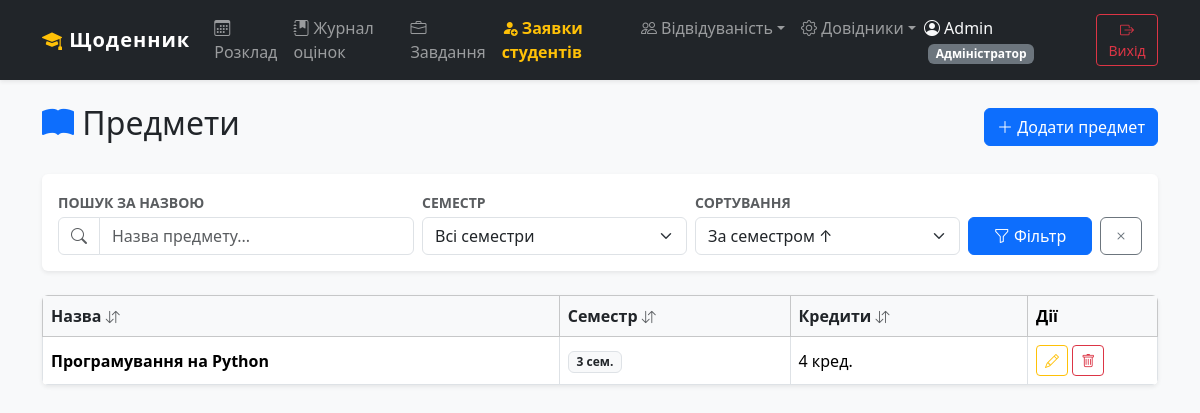
Before: /education/subjects/ (signed in) with the older database file.
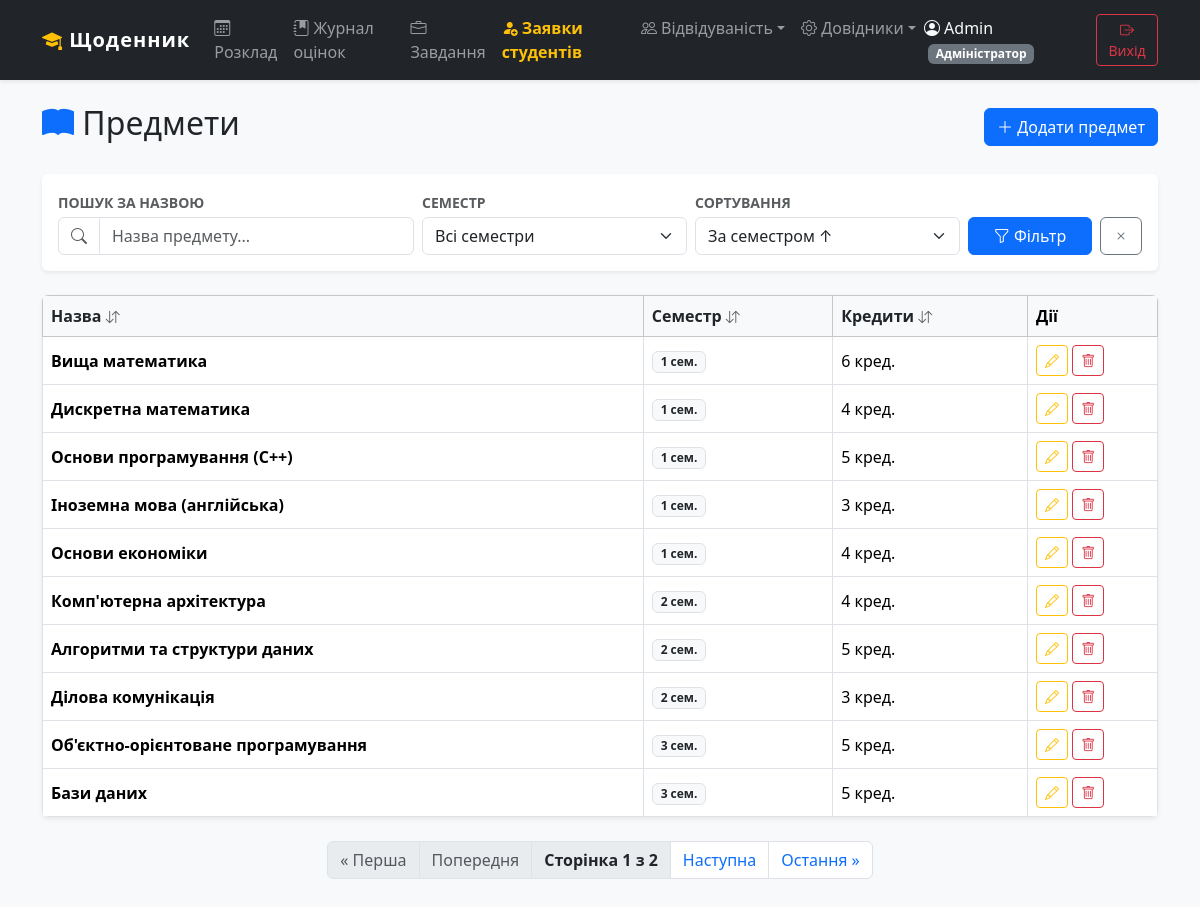
After: the same page with the newer database file.
### accounts/models.py (models this page shows, shortened)
class User(AbstractUser):
    ROLE_CHOICES = (
        ('admin', 'Адміністратор'),
        ('teacher', 'Викладач'),
        ('student', 'Студент'),
    )
    role = models.CharField(max_length=10, choices=ROLE_CHOICES, default='student', verbose_name='Роль')
    photo = models.ImageField(upload_to='avatars/', default='avatars/default.png', verbose_name='Фото профілю', blank=True, null=True)

### subjects/models.py (models this page shows, shortened)
class Subject(models.Model):
    name = models.CharField(max_length=150, verbose_name='Назва предмета')
    credits = models.PositiveIntegerField(verbose_name='Кредити (ECTS)')
    semester = models.PositiveIntegerField(verbose_name='Семестр')
    description = models.TextField(blank=True, null=True, verbose_name='Опис')
    class Meta:
        verbose_name = 'Предмет'
        verbose_name_plural = 'Предмети'
        ordering = ['semester', 'name']

### subjects/views.py (the view)
# urls.py: path('subjects/', views.SubjectListView.as_view(), name='subject_list'),
class SubjectListView(LoginRequiredMixin, ListView):
    model = Subject
    template_name = 'subjects/subject_list.html'
    context_object_name = 'subjects'
    paginate_by = 10
    def get_queryset(self):
        qs = Subject.objects.all()
        q = self.request.GET.get('q', '').strip()
        if q:
            qs = qs.filter(name__icontains=q)
        semester = self.request.GET.get('semester', '').strip()
        if semester:
            qs = qs.filter(semester=semester)
        ordering = self.request.GET.get('ordering', 'semester')
        allowed  = ['semester', '-semester', 'name', '-name', 'credits', '-credits']
        if ordering in allowed:
            qs = qs.order_by(ordering)
        return qs
    def get_context_data(self, **kwargs):
        context = super().get_context_data(**kwargs)
        context['q']        = self.request.GET.get('q', '')
        context['semester'] = self.request.GET.get('semester', '')
        context['ordering'] = self.request.GET.get('ordering', 'semester')
        context['semesters'] = Subject.objects.values_list(
            'semester', flat=True
        ).distinct().order_by('semester')
        return context

### subjects/templatetags/query_tags.py (called while the page is built)
@register.simple_tag(takes_context=True)
def url_replace(context, **kwargs):
    query = context['request'].GET.copy()
    for key, value in kwargs.items():
        query[key] = value
    return query.urlencode()

### templates/subjects/subject_list.html (shortened to what this page needs)
{% extends 'base.html' %}
{% load query_tags %}
{% block content %}
<div class="d-flex justify-content-between align-items-center mt-2 mb-4">
    <h2><i class="bi bi-book-fill text-primary"></i> Предмети</h2>
    {% if user.role == 'teacher' or user.role == 'admin' or user.is_superuser %}
        <a href="{% url 'subject_add' %}" class="btn btn-primary">
            <i class="bi bi-plus-lg"></i> Додати предмет
        </a>
    {% endif %}
</div>
<div class="card shadow-sm border-0 mb-4">
    <div class="card-body py-3">
        <form method="get" class="row g-2 align-items-end">
            <div class="col-md-4">
                <label class="form-label small fw-semibold text-muted mb-1">ПОШУК ЗА НАЗВОЮ</label>
                <div class="input-group">
                    <span class="input-group-text bg-white"><i class="bi bi-search text-muted"></i></span>
                    <input type="text" name="q" value="{{ q }}"
                           class="form-control" placeholder="Назва предмету...">
                </div>
            </div>
            <div class="col-md-3">
                <label class="form-label small fw-semibold text-muted mb-1">СЕМЕСТР</label>
                <select name="semester" class="form-select">
                    <option value="">Всі семестри</option>
                </select>
            </div>
            <div class="col-md-3">
                <label class="form-label small fw-semibold text-muted mb-1">СОРТУВАННЯ</label>
                <select name="ordering" class="form-select">
                    <option value="semester"  {% if ordering == 'semester'  %}selected{% endif %}>За семестром ↑</option>
                </select>
            </div>
            <div class="col-md-2 d-flex gap-2">
                <button type="submit" class="btn btn-primary w-100">
                    <i class="bi bi-funnel"></i> Фільтр
                </button>
                <a href="{% url 'subject_list' %}" class="btn btn-outline-secondary">
                    <i class="bi bi-x"></i>
                </a>
            </div>
        </form>
    </div>
</div>
<div class="table-responsive shadow-sm rounded">
    <table class="table table-hover table-bordered align-middle mb-0 bg-white">
        <thead class="table-light">
            <tr>
                <th>
                    <a href="?{% url_replace ordering='name' %}" class="text-decoration-none text-dark">
                        Назва <i class="bi bi-arrow-down-up text-muted small"></i>
                    </a>
                </th>
                <th>
                    <a href="?{% url_replace ordering='semester' %}" class="text-decoration-none text-dark">
                        Семестр <i class="bi bi-arrow-down-up text-muted small"></i>
                    </a>
                </th>
                <th>
                    <a href="?{% url_replace ordering='credits' %}" class="text-decoration-none text-dark">
                        Кредити <i class="bi bi-arrow-down-up text-muted small"></i>
                    </a>
                </th>
                {% if user.role == 'teacher' or user.role == 'admin' or user.is_superuser %}
                <th width="130">Дії</th>
                {% endif %}
            </tr>
        </thead>
        <tbody>
            {% for subject in subjects %}
            <tr>
                <td class="fw-semibold">{{ subject.name }}</td>
                <td><span class="badge bg-light text-dark border">{{ subject.semester }} сем.</span></td>
                <td>{{ subject.credits }} кред.</td>
                {% if user.role == 'teacher' or user.role == 'admin' or user.is_superuser %}
                <td>
                    <a href="{% url 'subject_edit' subject.pk %}" class="btn btn-sm btn-outline-warning">
                        <i class="bi bi-pencil"></i>
                    </a>
                    <a href="{% url 'subject_delete' subject.pk %}" class="btn btn-sm btn-outline-danger">
                        <i class="bi bi-trash"></i>
                    </a>
                </td>
                {% endif %}
            </tr>
            {% endfor %}
        </tbody>
    </table>
</div>
{% include 'includes/pagination.html' %}
{% endblock %}

### templates/base.html (shortened to what this page needs)
<!DOCTYPE html>
<html lang="uk">
<head>
    <link href="https://cdn.jsdelivr.net/npm/bootstrap@5.3.3/dist/css/bootstrap.min.css" rel="stylesheet">
    <link rel="stylesheet" href="https://cdn.jsdelivr.net/npm/bootstrap-icons@1.11.1/font/bootstrap-icons.css">
</head>
<body>
    <nav class="navbar navbar-expand-lg navbar-dark bg-dark sticky-top shadow-sm mb-4">
        <div class="container">
            <a class="navbar-brand" href="{% url 'home' %}"><i class="bi bi-mortarboard-fill text-warning"></i> Щоденник</a>
            <div class="collapse navbar-collapse" id="navbarNav">
                <ul class="navbar-nav me-auto">
                    {% if user.is_authenticated %}
                        <li class="nav-item"><a class="nav-link" href="{% url 'schedule_list' %}"><i class="bi bi-calendar3"></i> Розклад</a></li>
                        <li class="nav-item"><a class="nav-link" href="{% url 'grade_list' %}"><i class="bi bi-journal-bookmark-fill"></i> Журнал оцінок</a></li>
                        <li class="nav-item"><a class="nav-link" href="{% url 'assignment_list' %}"><i class="bi bi-briefcase"></i> Завдання</a></li>
                        {% if user.role == 'admin' or user.is_superuser %}
                            <li class="nav-item">
                                <a class="nav-link text-warning fw-bold" href="{% url 'pending_students' %}">
                                    <i class="bi bi-person-fill-add"></i> Заявки студентів
                                </a>
                            </li>
                        {% endif %}
                        <li class="nav-item dropdown">
                            <a class="nav-link dropdown-toggle" href="#" role="button" data-bs-toggle="dropdown"><i class="bi bi-people"></i> Відвідуваність</a>
                        </li>
                        {% if user.role == 'teacher' or user.is_superuser %}
                        <li class="nav-item dropdown">
                            <a class="nav-link dropdown-toggle" href="#" role="button" data-bs-toggle="dropdown"><i class="bi bi-gear"></i> Довідники</a>
                        </li>
                        {% endif %}
                    {% endif %}
                </ul>
                <ul class="navbar-nav align-items-lg-center">
                    {% if user.is_authenticated %}
                        <li class="nav-item text-light me-3 d-none d-lg-block">
                            <i class="bi bi-person-circle"></i> {{ user.get_full_name|default:user.username }}
                            <span class="badge bg-secondary ms-1">{{ user.get_role_display }}</span>
                        </li>
                        <li class="nav-item">
                            <form method="post" action="{% url 'logout' %}" class="d-inline">
                                <button type="submit" class="btn btn-outline-danger btn-sm mt-2 mt-lg-0"><i class="bi bi-box-arrow-right"></i> Вихід</button>
                            </form>
                        </li>
                    {% else %}
                        <li class="nav-item"><a class="nav-link" href="{% url 'login' %}">Вхід</a></li>
                        <li class="nav-item"><a class="btn btn-primary btn-sm ms-lg-2 mt-2 mt-lg-0" href="{% url 'register' %}">Реєстрація</a></li>
                    {% endif %}
                </ul>
            </div>
        </div>
    </nav>
    <div class="container pb-5">
        {% block content %}
        {% endblock %}
    </div>
</body>
</html>

### templates/includes/pagination.html
{% if is_paginated %}
<nav aria-label="Навігація по сторінках" class="mt-4 mb-4">
    <ul class="pagination justify-content-center">
        {% if page_obj.has_previous %}
            <li class="page-item">
                <a class="page-link" href="?page=1{% if request.GET.urlencode %}&{{ request.GET.urlencode }}{% endif %}">&laquo; Перша</a>
            </li>
            <li class="page-item">
                <a class="page-link" href="?page={{ page_obj.previous_page_number }}{% if request.GET.urlencode %}&{{ request.GET.urlencode }}{% endif %}">Попередня</a>
            </li>
        {% else %}
            <li class="page-item disabled"><span class="page-link">&laquo; Перша</span></li>
            <li class="page-item disabled"><span class="page-link">Попередня</span></li>
        {% endif %}
        <li class="page-item disabled">
            <span class="page-link fw-bold text-dark">
                Сторінка {{ page_obj.number }} з {{ page_obj.paginator.num_pages }}
            </span>
        </li>
        {% if page_obj.has_next %}
            <li class="page-item">
                <a class="page-link" href="?page={{ page_obj.next_page_number }}{% if request.GET.urlencode %}&{{ request.GET.urlencode }}{% endif %}">Наступна</a>
            </li>
            <li class="page-item">
                <a class="page-link" href="?page={{ page_obj.paginator.num_pages }}{% if request.GET.urlencode %}&{{ request.GET.urlencode }}{% endif %}">Остання &raquo;</a>
            </li>
        {% else %}
            <li class="page-item disabled"><span class="page-link">Наступна</span></li>
            <li class="page-item disabled"><span class="page-link">Остання &raquo;</span></li>
        {% endif %}
    </ul>
</nav>
{% endif %}

### templates/base.html (style rules this page uses)
body { background-color: #f8f9fa; }
.navbar-brand { font-weight: bold; letter-spacing: 1px; }
.table-responsive { border-radius: .5rem; box-shadow: 0 .125rem .25rem rgba(0,0,0,.075); }

Changed rows visible on the page:
removed Subject: name "Програмування на Python", semester "3", credits "4"
added Subject: name "Вища математика", semester "1", credits "6"
added Subject: name "Дискретна математика", semester "1", credits "4"
added Subject: name "Основи програмування (C++)", semester "1", credits "5"
added Subject: name "Іноземна мова (англійська)", semester "1", credits "3"
added Subject: name "Основи економіки", semester "1", credits "4"
added Subject: name "Комп'ютерна архітектура", semester "2", credits "4"
added Subject: name "Алгоритми та структури даних", semester "2", credits "5"
added Subject: name "Ділова комунікація", semester "2", credits "3"
added Subject: name "Об'єктно-орієнтоване програмування", semester "3", credits "5"
added Subject: name "Бази даних", semester "3", credits "5"
Other visible differences:
{{ page_obj.number }}: (not shown) → "1"
{{ page_obj.paginator.num_pages }}: (not shown) → "2"
text now shown: "« Перша Попередня Сторінка з Наступна Остання »"
